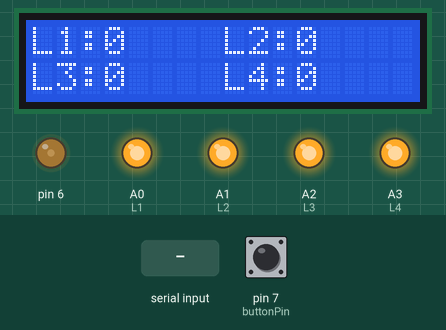
This sketch was run on a simulated Arduino Uno, built with avr-gcc and run on an emulated ATmega328P. On the bench: 16×2 character LCD, output pins drawn as LEDs (lit = HIGH). Dashed ring = blinking. The test bench sets the inputs (shaded band); at power-on: pin 7 (buttonPin) LOW. What the sketch prints to the serial monitor is not drawn.

Above: at 1.2 s.
1.3 s: "90 45 200\n" received over Serial
At 1.45 s:
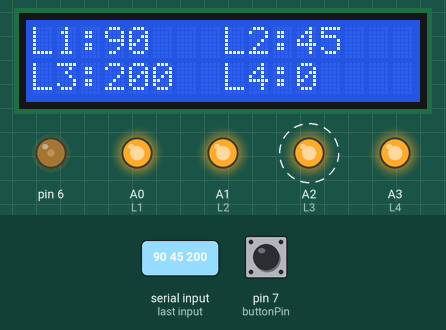
3.5 s: pin 7 (buttonPin) pulled HIGH for 3.2 s
At 7.14 s:
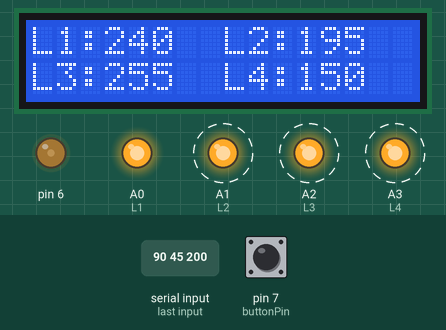
7.3 s: "30 150 10\n" received over Serial
At 7.5 s:
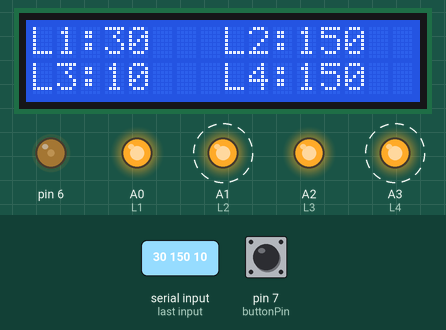
10.3 s: "90 45\n" received over Serial
At 10.48 s:
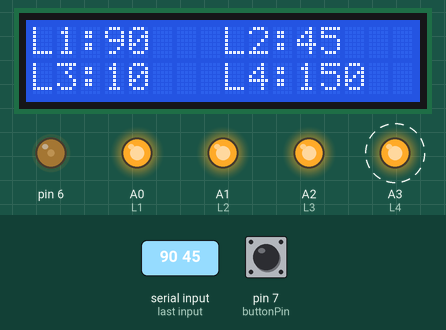
13.3 s: "200\n" received over Serial
At 13.5 s:
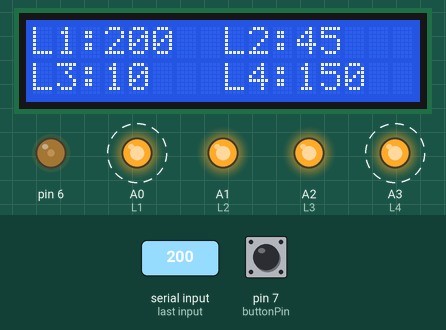
15.5 s: pin 7 (buttonPin) pulled HIGH for 3.2 s
At 18.07 s:
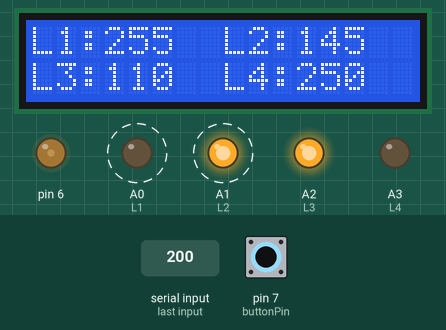
Timing chart, 0 to 20.3 s (numbered marks = the images above; inputs shaded):
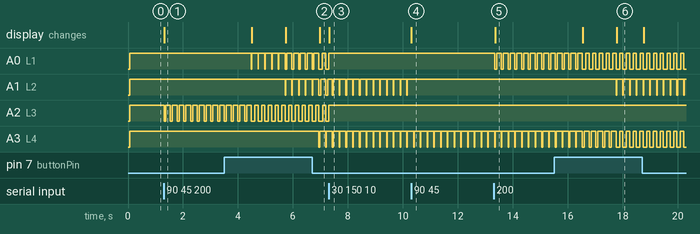

Measured:
- after the input at 1.3 s, A2 (L3): alternates HIGH for 0.17 s and LOW for 0.07 s, starting at once; the display: changes at once (image 1)
- after the input at 3.5 s, A0 (L1): goes 5 × (LOW 0.01 s, HIGH 0.23 s), 5 × (LOW 0.06 s, HIGH 0.18 s), LOW 0.11 s, HIGH 0.13 s, then LOW, starting after 0.99 s; A1 (L2): alternates HIGH for 0.23 s and LOW for 0.02 s, starting after 2.2 s
- after the input at 7.3 s, A0 (L1), A2 (L3): goes on until 7.3 s, then stays HIGH; the display: changes at once (image 3)
- after the input at 10.3 s, A1 (L2): stops changing and stays HIGH; the display: changes at once (image 4)
- after the input at 13.3 s, A0 (L1): alternates HIGH for 0.17 s and LOW for 0.07 s, starting at once; the display: changes after 0.06 s (image 5)
- after the input at 15.5 s, A1 (L2): alternates HIGH for 0.23 s and LOW for 0.02 s, starting after 2.3 s; the display: first changes after 1.0 s (image 6 shows a later state)

The sketch:

p4PWM.ino
```cpp
#include <LiquidCrystal.h>
LiquidCrystal lcd(12,11,5,4,3,2);
const int buttonPin =7;
#define L1 A0
#define L2 A1
#define L3 A2
#define L4 A3
int brillos[5]={255,255,255,255} ;// todas apagadas al principio
String str="";
volatile int modificado=0;
volatile int pulsado=0;
volatile int ciclos=0;
int contador=0;
int tcnt2;
unsigned long time = 0;
void rellenaLcd(){
lcd.clear();
lcd.setCursor(0,0);
lcd.print("L1:");
lcd.print(abs(brillos[0]-255));
lcd.setCursor(8,0);
lcd.print("L2:");
lcd.print(abs(brillos[1]-255));
lcd.setCursor(0,1);
lcd.print("L3:");
lcd.print(abs(brillos[2]-255));
lcd.setCursor(8,1);
lcd.print("L4:");
lcd.print(abs(brillos[3]-255));
analogWrite(6,60);
}
void incrementar(int incremento){
brillos[0]=brillos[0]-incremento;
brillos[1]=brillos[1]-incremento;
brillos[2]=brillos[2]-incremento;
brillos[3]=brillos[3]-incremento;
Serial.println("rellenado!");
if (brillos[0]<0)
  brillos[0]=0;
  if (brillos[1]<0)
  brillos[1]=0;
  if (brillos[2]<0)
  brillos[2]=0;
  if (brillos[3]<0)
  brillos[3]=0;
modificado=1;
}
void flash(){
  if (digitalRead(buttonPin)==HIGH){
    pulsado=1;
    ciclos=ciclos+1;
    Serial.println(ciclos);
    if (ciclos>4){
    ciclos=0;
    incrementar(50);
    }
  }else{
    if (pulsado==1){
      if (ciclos==4){
        incrementar(50);
        ciclos=0;
      }else{
      incrementar(1);
      ciclos=0;
      }
    }
    pulsado=0;
  }
}
void luces(){
analogWrite(L1,brillos[0]+contador*2);
analogWrite(L2,brillos[1]+contador*2);
analogWrite(L3,brillos[2]+contador*2);
analogWrite(L4,brillos[3]+contador*2);
}
void setup_timer(){

/* First disable the timer overflow interrupt*/
TIMSK2 &= ~(1<<TOIE2);
/* Configure timer2 in normal mode (no PWM) */
TCCR2A &= ~((1<<WGM21) | (1<<WGM20));
TCCR2B &= ~(1<<WGM22);
/* Select clock source: internal I/O clock */
ASSR &= ~(1<<AS2);
/* Disable Compare Match A interrupt (only overflow) */
TIMSK2 &= ~(1<<OCIE2A);
/* Configure the prescaler to CPU clock divided by 128 */
TCCR2B |= (1<<CS22) | (1<<CS20); // Set bits
TCCR2B &= ~(1<<CS21); // Clear bit
/* We need to calculate a proper value to load the counter.
* The following loads the value 248 into the Timer 2 counter
* The math behind this is:
* (Desired period) = 64us.
* (CPU frequency) / (prescaler value) = 125000 Hz -> 8us.
* (desired period) / 8us = 8.
* MAX(uint8) - 8 = 248;
*/
/* Save value globally for later reload in ISR */
tcnt2 = 248;
/* Finally load end enable the timer */
TCNT2 = tcnt2;
TIMSK2 |= (1<<TOIE2);

}
void setup() {
  Serial.begin(9600);
  pinMode(buttonPin, INPUT);
  lcd.begin(16,2);
  rellenaLcd();
  luces();
  setup_timer();
}

void loop() {
     if (modificado){
       rellenaLcd();
       modificado=0;
     }
      while(Serial.available() > 0)
    {
      str = Serial.readStringUntil('\n');
      char charBuf[50];
      str.toCharArray(charBuf, 50);
      char* command = strtok(charBuf, " ");
      int i=0;
      while(command!=0){
        int num = atoi(command);
        if (num<=255 &&num>=0)
          brillos[i]=abs(num-255);
        command=strtok(0, " ");
        i++;
        modificado=1;
      }
}
}

ISR(TIMER2_OVF_vect)
{
    contador++;
    luces();
    if (contador == 120)
{
  contador=0;
    flash();
}
}
```
